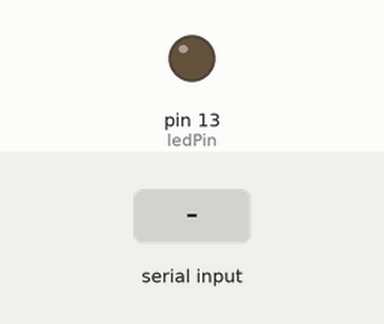
Simulated run of this sketch. Board: Arduino Uno, built with avr-gcc and run on an emulated ATmega328P. Parts: output pins drawn as LEDs (lit = HIGH). The test bench sets the inputs (shaded band).

Above: at 1.2 s.
1.3 s: "1\n" received over Serial
At 3.3 s:
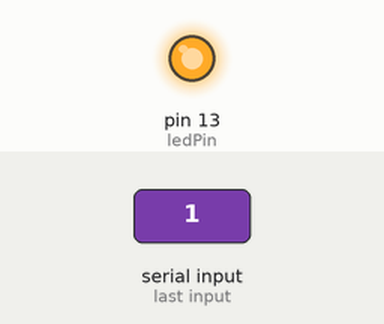
3.8 s: "0\n" received over Serial
At 5.1 s:
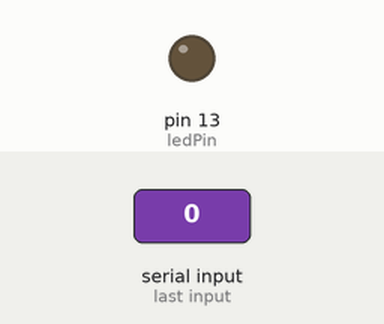
Timing chart, 0 to 6.8 s (numbered marks = the images above; inputs shaded):
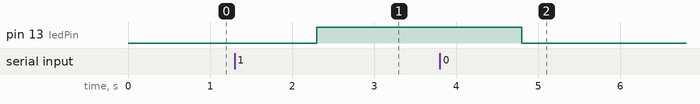

The sketch:

LED_SerialRead.ino
```cpp
int ledPin = 13;
int x;
void setup() {
  // put your setup code here, to run once:
  pinMode(ledPin, OUTPUT);
  Serial.begin(19200);
  digitalWrite(ledPin, LOW);
  digitalWrite(8, HIGH);
}

void loop() {
  // put your main code here, to run repeatedly:
  while(!Serial.available());

  x = Serial.readString().toInt();
  if(x == 0){
    digitalWrite(ledPin, LOW);
    digitalWrite(8, LOW);
  }
  else if (x == 1){
    digitalWrite(ledPin, HIGH);
    digitalWrite(8, HIGH);
  }
  // delay(15);
}
```

Measured:
- after the input at 1.3 s, pin 13 (ledPin): LOW → HIGH after 1.0 s
- after the input at 3.8 s, pin 13 (ledPin): HIGH → LOW after 1.0 s
